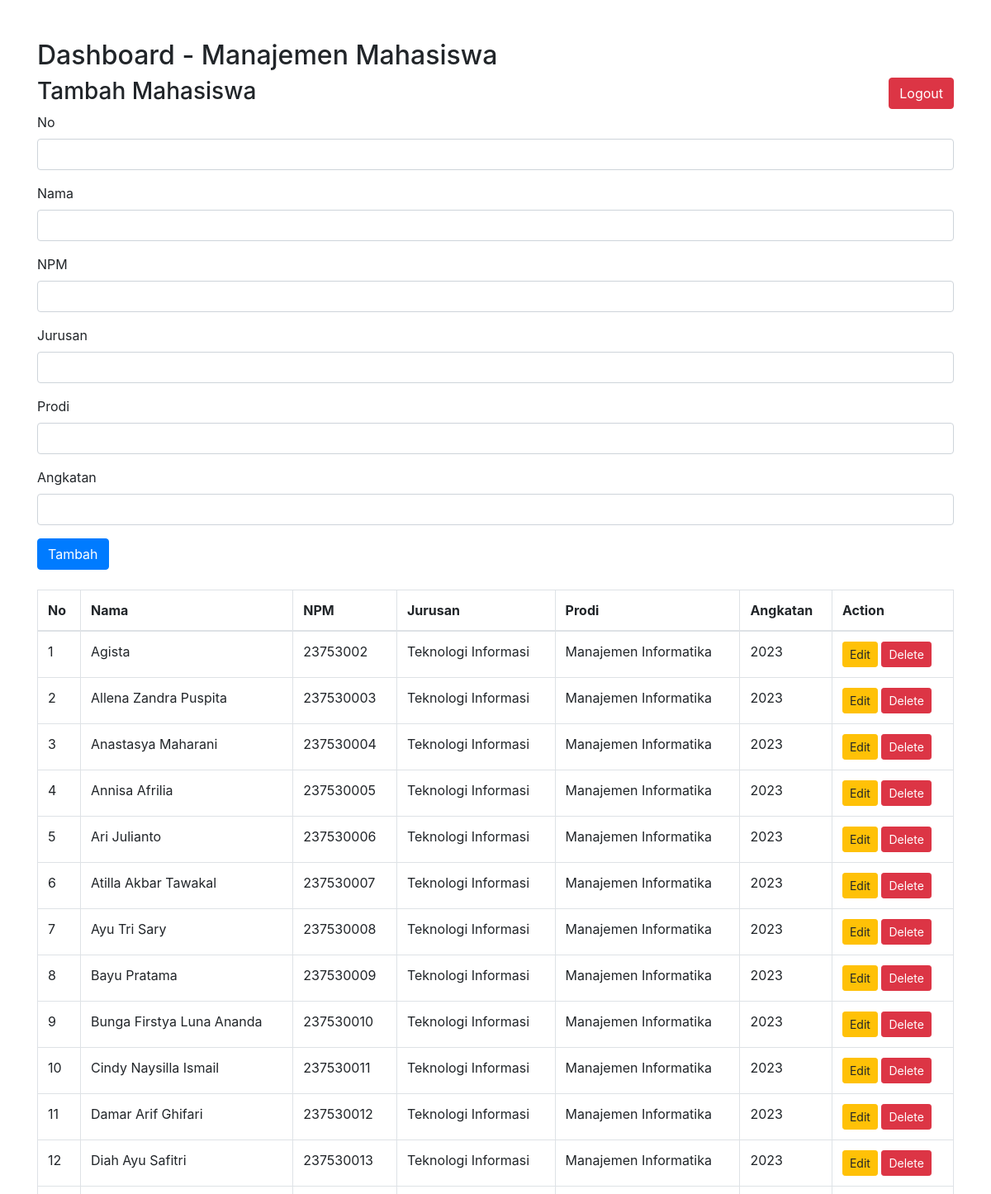
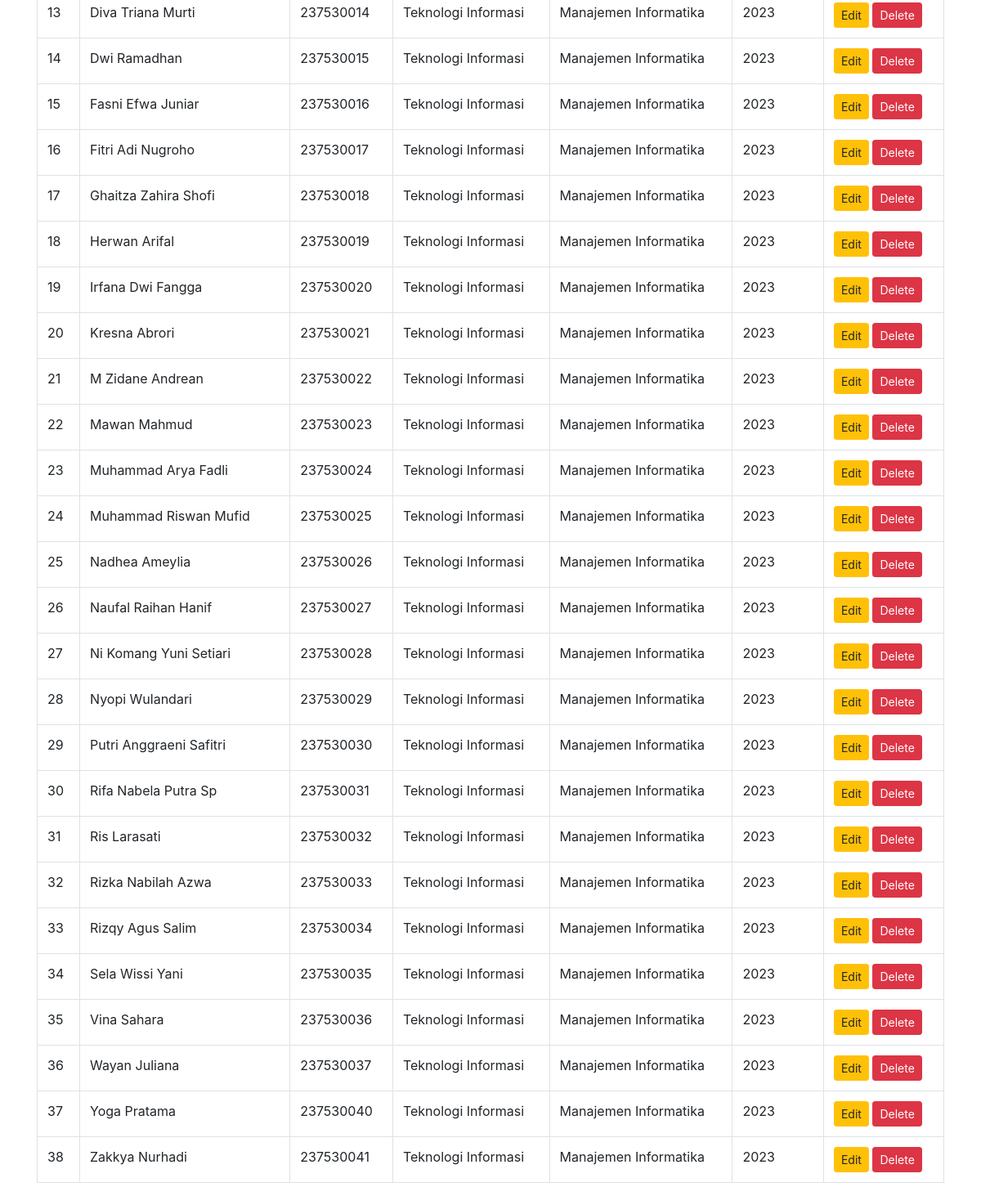
The app's page /dashboard.php (signed in) with its own data (2 pictures, top to bottom).
### tables this page shows
CREATE TABLE `mahasiswa` (
  `id` int(11) NOT NULL,
  `no` int(11) DEFAULT NULL,
  `nama` varchar(100) DEFAULT NULL,
  `npm` varchar(20) DEFAULT NULL,
  `jurusan` varchar(100) DEFAULT NULL,
  `prodi` varchar(100) DEFAULT NULL,
  `angkatan` year(4) DEFAULT NULL
);

### function.php (called while the page is built, shortened)
<?php
$conn = new mysqli("localhost", "root", "", "utspw2");
function query($query)
{
  global $conn;
  $result = mysqli_query($conn, $query);
  $rows = [];
  while ($row = mysqli_fetch_array($result)) {
    $rows[] = $row;
  }
  return $rows;
}

### dashboard.php (the view, shortened to what this page needs)
<?php
require_once 'function.php';
$students = query("SELECT * FROM mahasiswa ORDER BY no ASC");
?>
<!DOCTYPE html>
<html lang="en">
<head>
  <link rel="stylesheet" href="https://stackpath.bootstrapcdn.com/bootstrap/4.5.2/css/bootstrap.min.css">
</head>
<body>
  <div class="container mt-5">
    <h2>Dashboard - Manajemen Mahasiswa</h2>
    <a href="logout.php" class="btn btn-danger float-right">Logout</a>
    <h3>Tambah Mahasiswa</h3>
    <form method="POST">
      <div class="form-group">
        <label>No</label>
        <input type="text" name="no" class="form-control" required>
      </div>
      <div class="form-group">
        <label>Nama</label>
        <input type="text" name="nama" class="form-control" required>
      </div>
      <div class="form-group">
        <label>NPM</label>
        <input type="text" name="npm" class="form-control" required>
      </div>
      <div class="form-group">
        <label>Jurusan</label>
        <input type="text" name="jurusan" class="form-control" required>
      </div>
      <div class="form-group">
        <label>Prodi</label>
        <input type="text" name="prodi" class="form-control" required>
      </div>
      <div class="form-group">
        <label>Angkatan</label>
        <input type="text" name="angkatan" class="form-control" required>
      </div>
      <button type="submit" name="add" class="btn btn-primary">Tambah</button>
    </form>
    <table class="table table-bordered mt-4">
      <thead>
        <tr>
          <th>No</th>
          <th>Nama</th>
          <th>NPM</th>
          <th>Jurusan</th>
          <th>Prodi</th>
          <th>Angkatan</th>
          <th>Action</th>
        </tr>
      </thead>
      <tbody>
        <?php foreach ($students as $student): ?>
          <tr>
            <td><?= $student['no']; ?></td>
            <td><?= $student['nama']; ?></td>
            <td><?= $student['npm']; ?></td>
            <td><?= $student['jurusan']; ?></td>
            <td><?= $student['prodi']; ?></td>
            <td><?= $student['angkatan']; ?></td>
            <td>
              <button type="button" class="btn btn-warning btn-sm" data-toggle="modal"
                data-target="#editModal<?= $student['no']; ?>">Edit</button>
              <button type="button" class="btn btn-danger btn-sm" data-toggle="modal"
                data-target="#deleteModal<?= $student['no']; ?>">Delete</button>
            </td>
          </tr>
        <?php endforeach; ?>
      </tbody>
    </table>
  </div>
</body>
</html>

### records on screen
mahasiswa: no "1", nama "Agista", npm "23753002", jurusan "Teknologi Informasi", prodi "Manajemen Informatika", angkatan "2023"
mahasiswa: no "2", nama "Allena Zandra Puspita", npm "237530003", jurusan "Teknologi Informasi", prodi "Manajemen Informatika", angkatan "2023"
mahasiswa: no "3", nama "Anastasya Maharani", npm "237530004", jurusan "Teknologi Informasi", prodi "Manajemen Informatika", angkatan "2023"
mahasiswa: no "4", nama "Annisa Afrilia", npm "237530005", jurusan "Teknologi Informasi", prodi "Manajemen Informatika", angkatan "2023"
mahasiswa: no "5", nama "Ari Julianto", npm "237530006", jurusan "Teknologi Informasi", prodi "Manajemen Informatika", angkatan "2023"
mahasiswa: no "6", nama "Atilla Akbar Tawakal", npm "237530007", jurusan "Teknologi Informasi", prodi "Manajemen Informatika", angkatan "2023"
mahasiswa: no "7", nama "Ayu Tri Sary", npm "237530008", jurusan "Teknologi Informasi", prodi "Manajemen Informatika", angkatan "2023"
mahasiswa: no "8", nama "Bayu Pratama", npm "237530009", jurusan "Teknologi Informasi", prodi "Manajemen Informatika", angkatan "2023"
mahasiswa: no "9", nama "Bunga Firstya Luna Ananda", npm "237530010", jurusan "Teknologi Informasi", prodi "Manajemen Informatika", angkatan "2023"
mahasiswa: no "10", nama "Cindy Naysilla Ismail", npm "237530011", jurusan "Teknologi Informasi", prodi "Manajemen Informatika", angkatan "2023"
mahasiswa: no "11", nama "Damar Arif Ghifari", npm "237530012", jurusan "Teknologi Informasi", prodi "Manajemen Informatika", angkatan "2023"
mahasiswa: no "12", nama "Diah Ayu Safitri", npm "237530013", jurusan "Teknologi Informasi", prodi "Manajemen Informatika", angkatan "2023"
mahasiswa: no "13", nama "Diva Triana Murti", npm "237530014", jurusan "Teknologi Informasi", prodi "Manajemen Informatika", angkatan "2023"
mahasiswa: no "14", nama "Dwi Ramadhan", npm "237530015", jurusan "Teknologi Informasi", prodi "Manajemen Informatika", angkatan "2023"
mahasiswa: no "15", nama "Fasni Efwa Juniar", npm "237530016", jurusan "Teknologi Informasi", prodi "Manajemen Informatika", angkatan "2023"
mahasiswa: no "16", nama "Fitri Adi Nugroho", npm "237530017", jurusan "Teknologi Informasi", prodi "Manajemen Informatika", angkatan "2023"
mahasiswa: no "17", nama "Ghaitza Zahira Shofi", npm "237530018", jurusan "Teknologi Informasi", prodi "Manajemen Informatika", angkatan "2023"
mahasiswa: no "18", nama "Herwan Arifal", npm "237530019", jurusan "Teknologi Informasi", prodi "Manajemen Informatika", angkatan "2023"
mahasiswa: no "19", nama "Irfana Dwi Fangga", npm "237530020", jurusan "Teknologi Informasi", prodi "Manajemen Informatika", angkatan "2023"
mahasiswa: no "20", nama "Kresna Abrori", npm "237530021", jurusan "Teknologi Informasi", prodi "Manajemen Informatika", angkatan "2023"
mahasiswa: no "21", nama "M Zidane Andrean", npm "237530022", jurusan "Teknologi Informasi", prodi "Manajemen Informatika", angkatan "2023"
mahasiswa: no "22", nama "Mawan Mahmud", npm "237530023", jurusan "Teknologi Informasi", prodi "Manajemen Informatika", angkatan "2023"
mahasiswa: no "23", nama "Muhammad Arya Fadli", npm "237530024", jurusan "Teknologi Informasi", prodi "Manajemen Informatika", angkatan "2023"
mahasiswa: no "24", nama "Muhammad Riswan Mufid", npm "237530025", jurusan "Teknologi Informasi", prodi "Manajemen Informatika", angkatan "2023"
mahasiswa: no "25", nama "Nadhea Ameylia", npm "237530026", jurusan "Teknologi Informasi", prodi "Manajemen Informatika", angkatan "2023"
mahasiswa: no "26", nama "Naufal Raihan Hanif", npm "237530027", jurusan "Teknologi Informasi", prodi "Manajemen Informatika", angkatan "2023"
mahasiswa: no "27", nama "Ni Komang Yuni Setiari", npm "237530028", jurusan "Teknologi Informasi", prodi "Manajemen Informatika", angkatan "2023"
mahasiswa: no "28", nama "Nyopi Wulandari", npm "237530029", jurusan "Teknologi Informasi", prodi "Manajemen Informatika", angkatan "2023"
mahasiswa: no "29", nama "Putri Anggraeni Safitri", npm "237530030", jurusan "Teknologi Informasi", prodi "Manajemen Informatika", angkatan "2023"
mahasiswa: no "30", nama "Rifa Nabela Putra Sp", npm "237530031", jurusan "Teknologi Informasi", prodi "Manajemen Informatika", angkatan "2023"
mahasiswa: no "31", nama "Ris Larasati", npm "237530032", jurusan "Teknologi Informasi", prodi "Manajemen Informatika", angkatan "2023"
mahasiswa: no "32", nama "Rizka Nabilah Azwa", npm "237530033", jurusan "Teknologi Informasi", prodi "Manajemen Informatika", angkatan "2023"
mahasiswa: no "33", nama "Rizqy Agus Salim", npm "237530034", jurusan "Teknologi Informasi", prodi "Manajemen Informatika", angkatan "2023"
mahasiswa: no "34", nama "Sela Wissi Yani", npm "237530035", jurusan "Teknologi Informasi", prodi "Manajemen Informatika", angkatan "2023"
mahasiswa: no "35", nama "Vina Sahara", npm "237530036", jurusan "Teknologi Informasi", prodi "Manajemen Informatika", angkatan "2023"
mahasiswa: no "36", nama "Wayan Juliana", npm "237530037", jurusan "Teknologi Informasi", prodi "Manajemen Informatika", angkatan "2023"
mahasiswa: no "37", nama "Yoga Pratama", npm "237530040", jurusan "Teknologi Informasi", prodi "Manajemen Informatika", angkatan "2023"
mahasiswa: no "38", nama "Zakkya Nurhadi", npm "237530041", jurusan "Teknologi Informasi", prodi "Manajemen Informatika", angkatan "2023"
